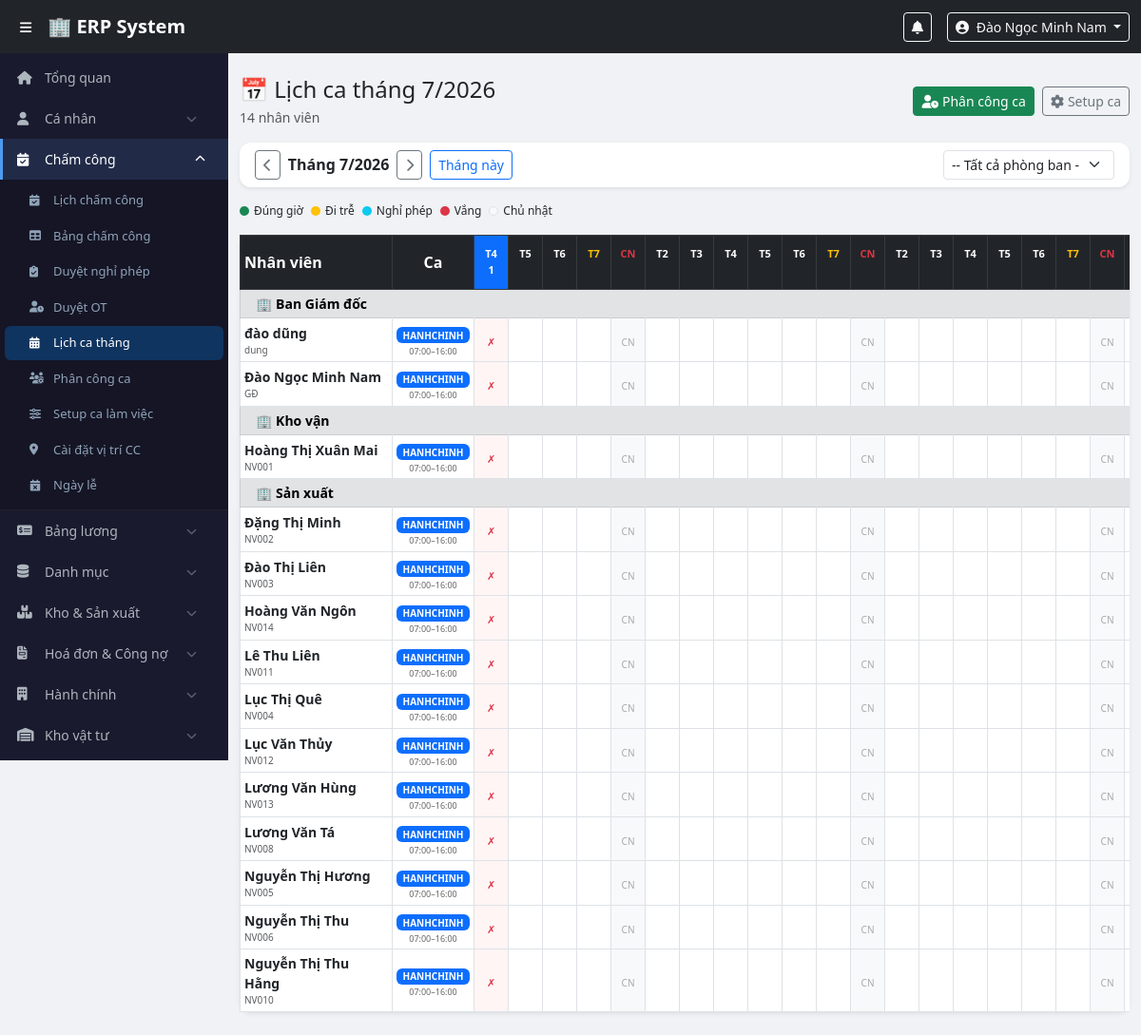
Page /modules/attendance/shift_schedule.php (signed in) on the committed database.
### tables this page shows
CREATE TABLE `users` (
  `id` int(11) NOT NULL,
  `employee_code` varchar(20) NOT NULL,
  `full_name` varchar(100) NOT NULL,
  `username` varchar(50) NOT NULL,
  `password_hash` varchar(255) NOT NULL,
  `email` varchar(100) DEFAULT NULL,
  `phone` varchar(20) DEFAULT NULL,
  `role_id` int(11) NOT NULL,
  `department_id` int(11) DEFAULT NULL,
  `is_active` tinyint(1) DEFAULT 1,
  `created_at` timestamp NOT NULL DEFAULT current_timestamp()
);

CREATE TABLE `departments` (
  `id` int(11) NOT NULL,
  `name` varchar(100) NOT NULL,
  `created_at` timestamp NOT NULL DEFAULT current_timestamp()
);

CREATE TABLE `work_shifts` (
  `id` int(11) NOT NULL,
  `shift_code` varchar(20) NOT NULL,
  `shift_name` varchar(100) NOT NULL,
  `start_time` time NOT NULL,
  `end_time` time NOT NULL,
  `late_threshold` int(11) DEFAULT 15,
  `break_minutes` int(11) DEFAULT 60,
  `work_hours` decimal(4,2) DEFAULT 8.00,
  `ot_multiplier` decimal(3,2) DEFAULT 1.50,
  `weekend_multiplier` decimal(3,2) DEFAULT 2.00,
  `holiday_multiplier` decimal(3,2) DEFAULT 3.00,
  `is_night_shift` tinyint(1) NOT NULL DEFAULT 0,
  `color` varchar(20) DEFAULT '#0d6efd',
  `is_active` tinyint(1) DEFAULT 1,
  `created_by` int(11) DEFAULT NULL,
  `created_at` timestamp NOT NULL DEFAULT current_timestamp()
);

### config/auth.php (called while the page is built, shortened)
<?php
function currentUser() {
    return [
        'id'          => $_SESSION['user_id']   ?? null,
        'full_name'   => $_SESSION['full_name'] ?? '',
        'username'    => $_SESSION['username']  ?? '',
        'role'        => $_SESSION['role']      ?? '',
        'role_name'   => $_SESSION['role_name'] ?? '',
        'employee_code' => $_SESSION['employee_code'] ?? '',
        'department_id' => $_SESSION['department_id'] ?? null,
    ];
}
?>

### modules/attendance/shift_schedule.php (the view, shortened to what this page needs)
<?php
require_once $_SERVER['DOCUMENT_ROOT'] . '/erp/config/auth.php';
$pdo = getDBConnection();
$viewMonth = (int)($_GET['month'] ?? date('m'));
$viewYear  = (int)($_GET['year']  ?? date('Y'));
$filterDept = (int)($_GET['dept'] ?? 0);
$sql = "SELECT u.id, u.full_name, u.employee_code, d.name AS dept_name,
               ws.shift_name, ws.color AS shift_color,
               ws.start_time, ws.end_time, ws.shift_code
        FROM users u
        LEFT JOIN departments d ON u.department_id = d.id
        LEFT JOIN employee_shifts es ON es.user_id = u.id
            AND es.effective_date <= LAST_DAY(?)
            AND (es.end_date IS NULL OR es.end_date >= ?)
        LEFT JOIN work_shifts ws ON es.shift_id = ws.id
        WHERE u.is_active = 1";
$params = ["$viewYear-$viewMonth-01", "$viewYear-$viewMonth-01"];
$sql .= " ORDER BY d.name, u.full_name";
$stmt = $pdo->prepare($sql);
$stmt->execute($params);
$employees = $stmt->fetchAll();
$attMap = [];
$leaveMap = [];
$daysInMon = cal_days_in_month(CAL_GREGORIAN, $viewMonth, $viewYear);
include $_SERVER['DOCUMENT_ROOT'] . '/erp/includes/header.php';
include $_SERVER['DOCUMENT_ROOT'] . '/erp/includes/sidebar.php';
?>
<div class="main-content">
<div class="container-fluid py-4">
    <div class="d-flex justify-content-between align-items-center mb-3">
        <div>
            <h4 class="mb-1">📅 Lịch ca tháng <?= $viewMonth . '/' . $viewYear ?></h4>
            <p class="text-muted small mb-0"><?= count($employees) ?> nhân viên</p>
        </div>
        <div class="d-flex gap-2">
            <a href="/erp/modules/attendance/shift_assign.php" class="btn btn-success btn-sm">
                <i class="fas fa-user-clock me-1"></i>Phân công ca
            </a>
            <a href="/erp/modules/attendance/shift_setup.php" class="btn btn-outline-secondary btn-sm">
                <i class="fas fa-cog me-1"></i>Setup ca
            </a>
        </div>
    </div>
    <div class="card border-0 shadow-sm mb-3">
        <div class="card-body py-2">
            <div class="d-flex align-items-center gap-3 flex-wrap">
                <div class="d-flex align-items-center gap-2">
                    <a href="?month=<?= $viewMonth-1 ?>&year=<?= $viewYear ?>&dept=<?= $filterDept ?>"
                       class="btn btn-sm btn-outline-secondary"><i class="fas fa-chevron-left"></i></a>
                    <strong>Tháng <?= $viewMonth ?>/<?= $viewYear ?></strong>
                    <a href="?month=<?= $viewMonth+1 ?>&year=<?= $viewYear ?>&dept=<?= $filterDept ?>"
                       class="btn btn-sm btn-outline-secondary"><i class="fas fa-chevron-right"></i></a>
                    <a href="?month=<?= date('m') ?>&year=<?= date('Y') ?>&dept=<?= $filterDept ?>"
                       class="btn btn-sm btn-outline-primary">Tháng này</a>
                </div>
                <form method="GET" class="d-flex gap-2 ms-auto">
                    <select name="dept" class="form-select form-select-sm" style="width:180px;" onchange="this.form.submit()">
                        <option value="">-- Tất cả phòng ban --</option>
                    </select>
                </form>
            </div>
        </div>
    </div>
    <div class="d-flex flex-wrap gap-2 mb-3">
        <span class="legend-item"><span class="dot bg-success"></span>Đúng giờ</span>
        <span class="legend-item"><span class="dot bg-warning"></span>Đi trễ</span>
        <span class="legend-item"><span class="dot bg-info"></span>Nghỉ phép</span>
        <span class="legend-item"><span class="dot bg-danger"></span>Vắng</span>
        <span class="legend-item"><span class="dot bg-light border"></span>Chủ nhật</span>
    </div>
    <div class="card border-0 shadow-sm">
        <div class="card-body p-0">
            <div class="table-responsive" style="overflow-x:auto;">
                <table class="table table-bordered table-sm schedule-table mb-0">
                    <thead>
                        <tr class="table-dark">
                            <th class="sticky-col fw-bold" style="min-width:160px;">Nhân viên</th>
                            <th class="text-center" style="min-width:60px;">Ca</th>
                            <?php for ($d = 1; $d <= $daysInMon; $d++):
                                $dateStr = "$viewYear-" . str_pad($viewMonth,2,'0',STR_PAD_LEFT) . "-" . str_pad($d,2,'0',STR_PAD_LEFT);
                                $dow = date('N', strtotime($dateStr));
                                $isToday = $dateStr === date('Y-m-d');
                                $isSun = $dow == 7;
                                $isSat = $dow == 6;
                            ?>
                            <th class="text-center px-1 <?= $isSun?'text-danger':($isSat?'text-warning':'') ?> <?= $isToday?'bg-primary text-white':'' ?>"
                                style="min-width:36px; font-size:11px;">
                                <div><?= ['','T2','T3','T4','T5','T6','T7','CN'][$dow] ?></div>
                                <div class="<?= $isToday?'':'text-muted' ?>"><?= $d ?></div>
                            </th>
                            <?php endfor; ?>
                        </tr>
                    </thead>
                    <tbody>
                    <?php
                    $prevDept = null;
                    foreach ($employees as $emp):
                        if ($emp['dept_name'] !== $prevDept):
                            $prevDept = $emp['dept_name'];
                    ?>
                    <tr class="table-secondary">
                        <td colspan="<?= $daysInMon + 5 ?>" class="fw-bold small py-1 ps-3">
                            🏢 <?= htmlspecialchars($emp['dept_name'] ?? 'Chưa phân phòng ban') ?>
                        </td>
                    </tr>
                    <?php endif; ?>
                    <?php
                        $workDays = 0; $lateDays = 0; $leaveDays = 0;
                    ?>
                    <tr>
                        <td class="sticky-col" style="min-width:160px;">
                            <div class="fw-semibold small"><?= htmlspecialchars($emp['full_name']) ?></div>
                            <div class="text-muted" style="font-size:10px;"><?= $emp['employee_code'] ?></div>
                        </td>
                        <td class="text-center">
                            <?php if ($emp['shift_name']): ?>
                            <span class="badge" style="background:<?= $emp['shift_color'] ?>; font-size:10px; white-space:nowrap;">
                                <?= htmlspecialchars($emp['shift_code']) ?>
                            </span>
                            <div style="font-size:9px; color:#666;">
                                <?= substr($emp['start_time'],0,5) ?>–<?= substr($emp['end_time'],0,5) ?>
                            </div>
                            <?php else: ?>
                            <span style="font-size:10px; color:red;">Chưa có</span>
                            <?php endif; ?>
                        </td>
                        <?php for ($d = 1; $d <= $daysInMon; $d++):
                            $dateStr = "$viewYear-" . str_pad($viewMonth,2,'0',STR_PAD_LEFT) . "-" . str_pad($d,2,'0',STR_PAD_LEFT);
                            $dow = date('N', strtotime($dateStr));
                            $isSun = $dow == 7;
                            $isFuture = $dateStr > date('Y-m-d');
                            $att   = $attMap[$emp['id']][$dateStr] ?? null;
                            $leave = $leaveMap[$emp['id']][$dateStr] ?? null;
                            $cellBg = ''; $cellContent = '';
                            if ($isSun) {
                                $cellBg = '#f8f9fa';
                                $cellContent = '<span style="font-size:10px;color:#aaa;">CN</span>';
                            } elseif ($isFuture) {
                                $cellContent = '';
                            } elseif ($leave && !$att) {
                                $leaveDays++;
                                $cellBg = '#e8f4fd';
                                $cellContent = '<span style="font-size:11px;">🏖️</span>';
                            } elseif (!$isFuture) {
                                $cellBg = '#fff5f5';
                                $cellContent = '<span class="text-danger" style="font-size:11px;">✗</span>';
                            }
                        ?>
                        <td class="text-center px-0" style="background:<?= $cellBg ?>;">
                            <?= $cellContent ?>
                        </td>
                        <?php endfor; ?>
                    </tr>
                    <?php endforeach; ?>
                    </tbody>
                </table>
            </div>
        </div>
    </div>
</div>
</div>
<?php include $_SERVER['DOCUMENT_ROOT'] . '/erp/includes/footer.php'; ?>

### includes/header.php (shortened to what this page needs)
<?php
$user = currentUser();
?>
<!DOCTYPE html>
<html lang="vi">
<head>
    <link href="https://cdn.jsdelivr.net/npm/bootstrap@5.3.0/dist/css/bootstrap.min.css" rel="stylesheet">
    <link href="https://cdnjs.cloudflare.com/ajax/libs/font-awesome/6.4.0/css/all.min.css" rel="stylesheet">
    <link href="/erp/assets/css/style.css" rel="stylesheet">
</head>
<body>
<nav class="navbar navbar-expand-lg navbar-dark bg-dark fixed-top" style="z-index:1030;">
    <div class="container-fluid">
        <button class="btn btn-sm text-white me-2" id="sidebarToggle">
            <i class="fas fa-bars"></i>
        </button>
        <a class="navbar-brand fw-bold" href="/erp/dashboard.php">🏢 ERP System</a>
        <div class="ms-auto d-flex align-items-center gap-3">
            <div class="dropdown">
                <button class="btn btn-sm btn-outline-light position-relative" data-bs-toggle="dropdown">
                    <i class="fas fa-bell"></i>
                </button>
            </div>
            <div class="dropdown">
                <button class="btn btn-sm btn-outline-light dropdown-toggle" data-bs-toggle="dropdown">
                    <i class="fas fa-user-circle me-1"></i>
                    <?= htmlspecialchars($user['full_name']) ?>
                </button>
            </div>
        </div>
    </div>
</nav>

### assets/css/style.css (style rules this page uses)
body { padding-top: 56px; background: #f0f2f5; font-family: 'Segoe UI', sans-serif; }
.main-content { margin-left: 240px; transition: margin-left 0.3s; min-height: calc(100vh - 56px); }
.card { border-radius: 12px !important; }

### modules/attendance/shift_schedule.php (style rules this page uses)
.schedule-table th, .schedule-table td { vertical-align: middle; }
.sticky-col { position: sticky; left: 0; background: #fff; z-index: 2; box-shadow: 2px 0 4px rgba(0,0,0,.08); }
.legend-item { display: inline-flex; align-items: center; gap: 5px; font-size: 12px; }
.dot { display: inline-block; width: 10px; height: 10px; border-radius: 50%; }

### rows in the picture
users: full_name "Đào Ngọc Minh Nam", employee_code "GĐ", work_shifts.shift_code "HANHCHINH", work_shifts.start_time "07:00", work_shifts.end_time "16:00"
users: department.name "Ban Giám đốc", full_name "đào dũng", employee_code "dung", work_shifts.shift_code "HANHCHINH", work_shifts.start_time "07:00", work_shifts.end_time "16:00"
users: department.name "Kho vận", full_name "Hoàng Thị Xuân Mai", employee_code "NV001", work_shifts.shift_code "HANHCHINH", work_shifts.start_time "07:00", work_shifts.end_time "16:00"
users: department.name "Sản xuất", full_name "Đặng Thị Minh", employee_code "NV002", work_shifts.shift_code "HANHCHINH", work_shifts.start_time "07:00", work_shifts.end_time "16:00"
users: full_name "Đào Thị Liên", employee_code "NV003", work_shifts.shift_code "HANHCHINH", work_shifts.start_time "07:00", work_shifts.end_time "16:00"
users: full_name "Hoàng Văn Ngôn", employee_code "NV014", work_shifts.shift_code "HANHCHINH", work_shifts.start_time "07:00", work_shifts.end_time "16:00"
users: full_name "Lê Thu Liên", employee_code "NV011", work_shifts.shift_code "HANHCHINH", work_shifts.start_time "07:00", work_shifts.end_time "16:00"
users: full_name "Lục Thị Quê", employee_code "NV004", work_shifts.shift_code "HANHCHINH", work_shifts.start_time "07:00", work_shifts.end_time "16:00"
users: full_name "Lục Văn Thủy", employee_code "NV012", work_shifts.shift_code "HANHCHINH", work_shifts.start_time "07:00", work_shifts.end_time "16:00"
users: full_name "Lương Văn Hùng", employee_code "NV013", work_shifts.shift_code "HANHCHINH", work_shifts.start_time "07:00", work_shifts.end_time "16:00"
users: full_name "Lương Văn Tá", employee_code "NV008", work_shifts.shift_code "HANHCHINH", work_shifts.start_time "07:00", work_shifts.end_time "16:00"
users: full_name "Nguyễn Thị Hương", employee_code "NV005", work_shifts.shift_code "HANHCHINH", work_shifts.start_time "07:00", work_shifts.end_time "16:00"
users: full_name "Nguyễn Thị Thu", employee_code "NV006", work_shifts.shift_code "HANHCHINH", work_shifts.start_time "07:00", work_shifts.end_time "16:00"
users: full_name "Nguyễn Thị Thu Hằng", employee_code "NV010", work_shifts.shift_code "HANHCHINH", work_shifts.start_time "07:00", work_shifts.end_time "16:00"

### other values in the picture
$viewMonth "7"
count($employees) "14"
